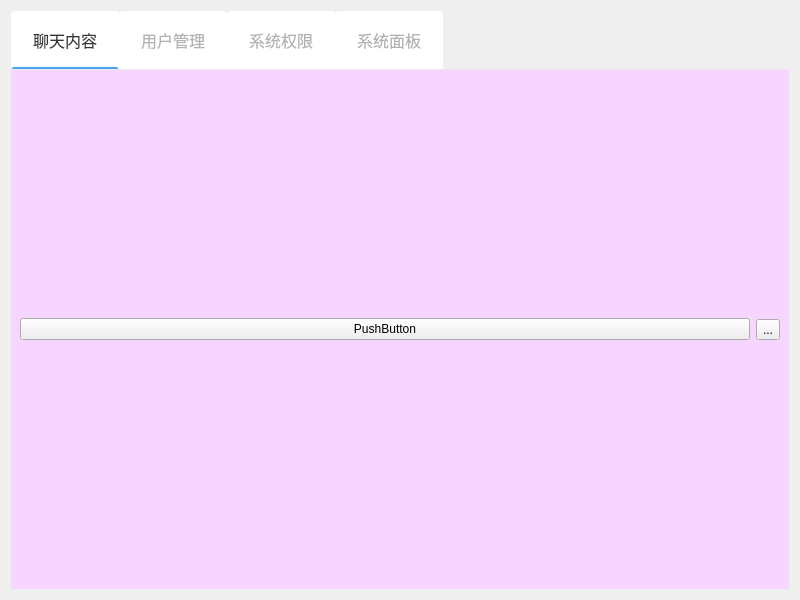
<?xml version="1.0" encoding="UTF-8"?>
<ui version="4.0">
 <class>Widget</class>
 <widget class="QWidget" name="Widget">
  <property name="geometry">
   <rect>
    <x>0</x>
    <y>0</y>
    <width>800</width>
    <height>600</height>
   </rect>
  </property>
  <property name="windowTitle">
   <string>Widget</string>
  </property>
  <layout class="QHBoxLayout" name="horizontalLayout_3">
   <item>
    <widget class="QTabWidget" name="tabWidget">
     <property name="styleSheet">
      <string notr="true">
/* 把显示界面向上移动 */
QTabWidget::pane {
    border-top:1px solid #EAEAEA;
    position:absolute;
    top:-0.1px;
    background-color: rgb(246, 213, 255)
}

QTabBar::tab {
    width:100px;
    height:50px;
    font-size:16px;
    font-family:Microsoft YaHei;
    font-weight:400;
    background:#FFFFFF;
    border:2px solid #FFFFFF;
    border-bottom-color:#FFFFFF;
    border-top-left-radius:4px;
    border-top-right-radius:4px;
    padding:2px;
}

QTabBar::tab:selected {
    color:#333333;
    border-color:#FFFFFF;
    border-bottom-color:#4BA4F2;
}
QTabBar::tab:!selected {
    color:#B2B2B2;
    border-color:#FFFFFF;
    border-bottom-color:#FFFFFF;
}</string>
     </property>
     <property name="currentIndex">
      <number>0</number>
     </property>
     <widget class="QWidget" name="tab">
      <attribute name="title">
       <string>聊天内容</string>
      </attribute>
      <layout class="QHBoxLayout" name="horizontalLayout_2">
       <item>
        <layout class="QHBoxLayout" name="horizontalLayout">
         <item>
          <widget class="QPushButton" name="pushButton">
           <property name="text">
            <string>PushButton</string>
           </property>
          </widget>
         </item>
         <item>
          <widget class="QToolButton" name="toolButton">
           <property name="text">
            <string>...</string>
           </property>
          </widget>
         </item>
        </layout>
       </item>
      </layout>
     </widget>
     <widget class="QWidget" name="">
      <attribute name="title">
       <string>用户管理</string>
      </attribute>
      <widget class="QGroupBox" name="groupBox">
       <property name="geometry">
        <rect>
         <x>110</x>
         <y>110</y>
         <width>221</width>
         <height>151</height>
        </rect>
       </property>
       <property name="title">
        <string>GroupBox</string>
       </property>
      </widget>
     </widget>
     <widget class="QWidget" name="tab_4">
      <attribute name="title">
       <string>系统权限</string>
      </attribute>
      <widget class="QCommandLinkButton" name="commandLinkButton">
       <property name="geometry">
        <rect>
         <x>60</x>
         <y>100</y>
         <width>199</width>
         <height>41</height>
        </rect>
       </property>
       <property name="text">
        <string>CommandLinkButton</string>
       </property>
      </widget>
     </widget>
     <widget class="QWidget" name="tab_2">
      <attribute name="title">
       <string>系统面板</string>
      </attribute>
      <widget class="QTimeEdit" name="timeEdit">
       <property name="geometry">
        <rect>
         <x>120</x>
         <y>140</y>
         <width>118</width>
         <height>28</height>
        </rect>
       </property>
      </widget>
     </widget>
    </widget>
   </item>
  </layout>
 </widget>
 <resources/>
 <connections/>
</ui>
